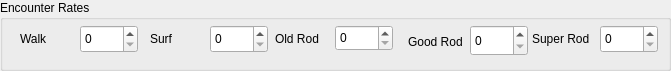
    <widget class="QGroupBox" name="groupBox">
     <property name="geometry">
      <rect>
       <x>245</x>
       <y>5</y>
       <width>671</width>
       <height>71</height>
      </rect>
     </property>
     <property name="title">
      <string>Encounter Rates</string>
     </property>
     <widget class="QLabel" name="encLabel_2">
      <property name="geometry">
       <rect>
        <x>150</x>
        <y>30</y>
        <width>61</width>
        <height>18</height>
       </rect>
      </property>
      <property name="text">
       <string>Surf</string>
      </property>
     </widget>
     <widget class="QSpinBox" name="surfRate">
      <property name="geometry">
       <rect>
        <x>210</x>
        <y>25</y>
        <width>58</width>
        <height>28</height>
       </rect>
      </property>
      <property name="maximum">
       <number>255</number>
      </property>
     </widget>
     <widget class="QSpinBox" name="walkRate">
      <property name="geometry">
       <rect>
        <x>80</x>
        <y>25</y>
        <width>58</width>
        <height>28</height>
       </rect>
      </property>
      <property name="maximum">
       <number>255</number>
      </property>
     </widget>
     <widget class="QLabel" name="encLabel">
      <property name="geometry">
       <rect>
        <x>20</x>
        <y>30</y>
        <width>61</width>
        <height>18</height>
       </rect>
      </property>
      <property name="text">
       <string>Walk</string>
      </property>
     </widget>
     <widget class="QSpinBox" name="oldRodRate">
      <property name="geometry">
       <rect>
        <x>335</x>
        <y>25</y>
        <width>58</width>
        <height>26</height>
       </rect>
      </property>
      <property name="maximum">
       <number>255</number>
      </property>
     </widget>
     <widget class="QLabel" name="encLabel_3">
      <property name="geometry">
       <rect>
        <x>275</x>
        <y>30</y>
        <width>61</width>
        <height>18</height>
       </rect>
      </property>
      <property name="text">
       <string>Old Rod</string>
      </property>
     </widget>
     <widget class="QSpinBox" name="goodRodRate">
      <property name="geometry">
       <rect>
        <x>470</x>
        <y>25</y>
        <width>58</width>
        <height>31</height>
       </rect>
      </property>
      <property name="maximum">
       <number>255</number>
      </property>
     </widget>
     <widget class="QLabel" name="encLabel_4">
      <property name="geometry">
       <rect>
        <x>408</x>
        <y>33</y>
        <width>61</width>
        <height>18</height>
       </rect>
      </property>
      <property name="text">
       <string>Good Rod</string>
      </property>
     </widget>
     <widget class="QSpinBox" name="superRodRate">
      <property name="geometry">
       <rect>
        <x>600</x>
        <y>25</y>
        <width>58</width>
        <height>28</height>
       </rect>
      </property>
      <property name="maximum">
       <number>255</number>
      </property>
     </widget>
     <widget class="QLabel" name="encLabel_5">
      <property name="geometry">
       <rect>
        <x>532</x>
        <y>30</y>
        <width>65</width>
        <height>17</height>
       </rect>
      </property>
      <property name="text">
       <string>Super Rod</string>
      </property>
     </widget>
    </widget>
